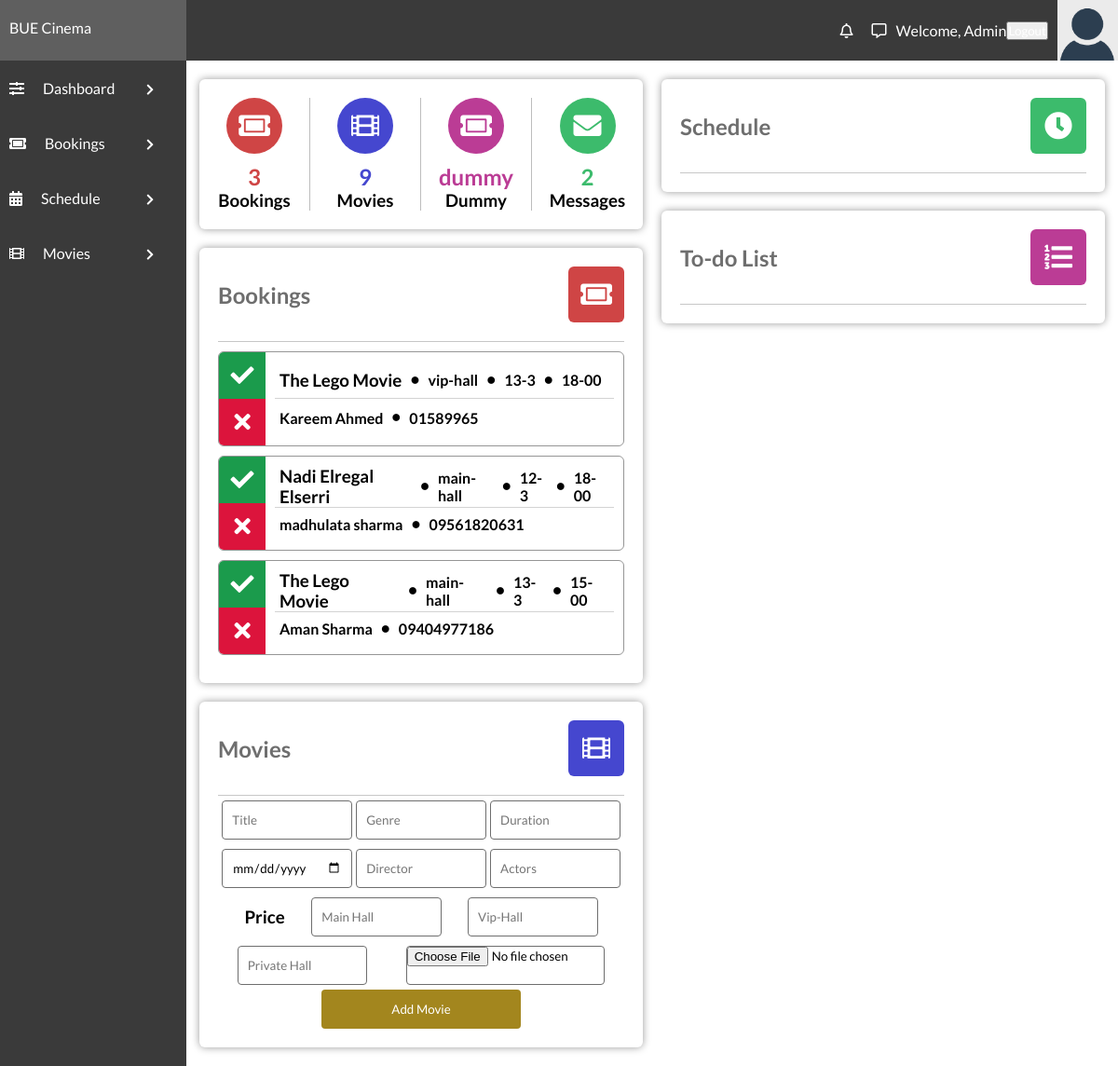
The page /admin/admin.php (signed in) on the database as committed earlier.
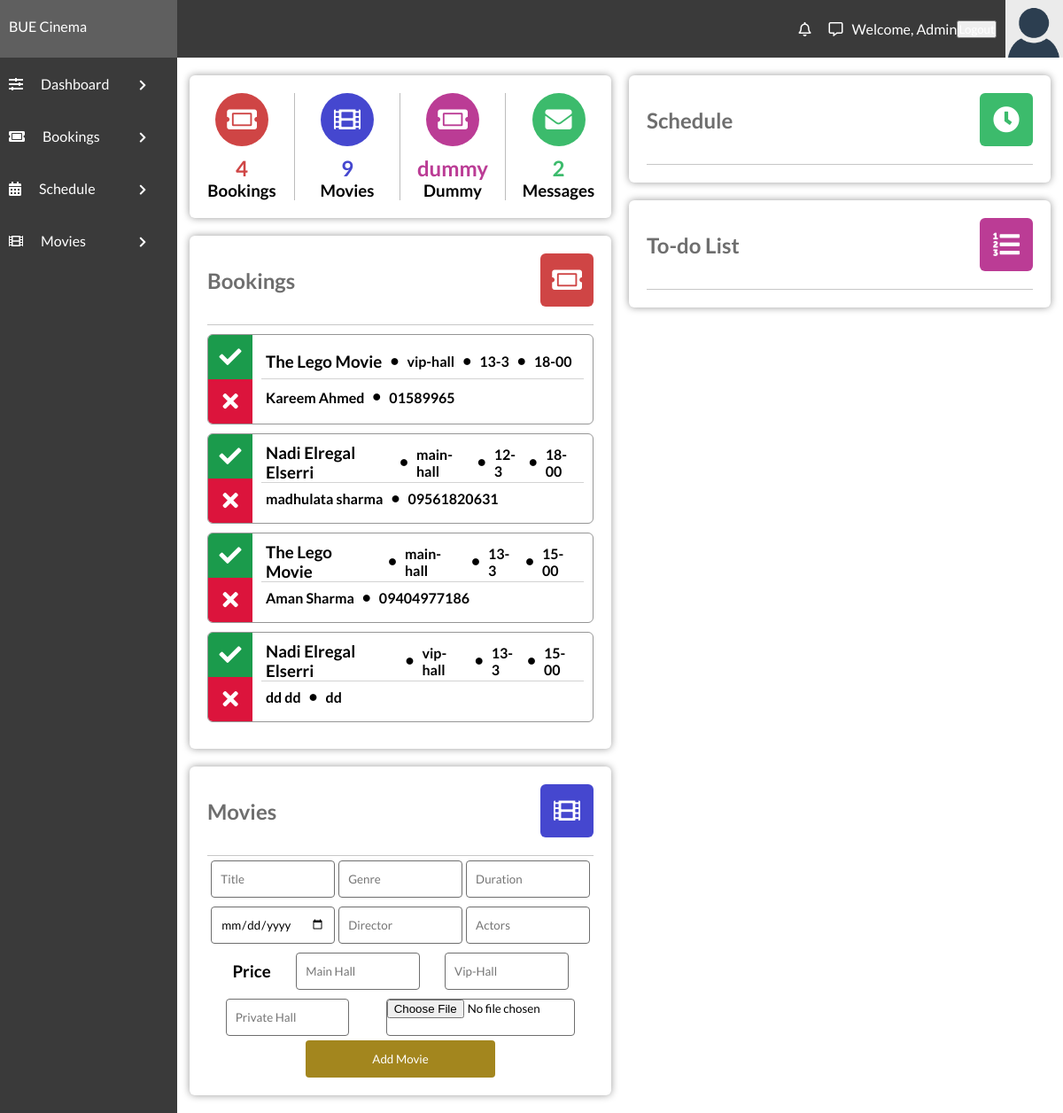
The same page on the database as committed later.
### tables this page shows
CREATE TABLE `bookingtable` (
  `bookingID` int(11) NOT NULL,
  `movieName` varchar(100) DEFAULT NULL,
  `bookingTheatre` varchar(100) NOT NULL,
  `bookingType` varchar(100) DEFAULT NULL,
  `bookingDate` varchar(50) NOT NULL,
  `bookingTime` varchar(50) NOT NULL,
  `bookingFName` varchar(100) NOT NULL,
  `bookingLName` varchar(100) DEFAULT NULL,
  `bookingPNumber` varchar(12) NOT NULL,
  `ORDERID` varchar(255) NOT NULL
);

### admin/admin.php (the view, shortened to what this page needs)
<!DOCTYPE html>
<html lang="en">
<head>
    <link rel="stylesheet" href="../style/styles.css">
    <link rel="stylesheet" href="https://use.fontawesome.com/releases/v5.7.2/css/all.css">
</head>
<body>
    <?php
    $link = mysqli_connect("localhost", "root", "", "cinema_db");
    $sql = "SELECT * FROM bookingTable";
    $bookingsNo = mysqli_num_rows(mysqli_query($link, $sql));
    $messagesNo = mysqli_num_rows(mysqli_query($link, "SELECT * FROM feedbackTable"));
    $moviesNo = mysqli_num_rows(mysqli_query($link, "SELECT * FROM movieTable"));
    ?>
    <div class="admin-section-header">
        <div class="admin-logo">
            BUE Cinema
        </div>
        <div class="admin-login-info">
            <i class="far fa-bell admin-notification-button"></i>
            <i class="far fa-comment-alt"></i>
            <a href="#">Welcome, Admin</a>
            <form method='post' action="">
                <input type="submit" value="Logout" name="but_logout">
            </form>
            <img class="admin-user-avatar" src="../img/avatar.png" alt="">
        </div>
    </div>
    <div class="admin-container">
        <div class="admin-section admin-section1 ">
            <ul>
                <li><i class="fas fa-sliders-h"></i><a href="admin.php">Dashboard </a><i class="fas admin-dropdown fa-chevron-right"></i></li>
                <li><i class="fas fa-ticket-alt"></i><a href="">Bookings</a> <i class="fas admin-dropdown fa-chevron-right"></i></li>
                <li class="admin-navigation-schedule"><i class="fas fa-calendar-alt"></i>Schedule <i class="fas admin-dropdown fa-chevron-right"></i>
                </li>
                <li><i class="fas fa-film"></i>Movies <i class="fas admin-dropdown fa-chevron-right"></i></li>
            </ul>
        </div>
        <div class="admin-section admin-section2">
            <div class="admin-section-column">
                <div class="admin-section-panel admin-section-stats">
                    <div class="admin-section-stats-panel">
                        <i class="fas fa-ticket-alt" style="background-color: #cf4545"></i>
                        <h2 style="color: #cf4545"><?php echo $bookingsNo ?></h2>
                        <h3>Bookings</h3>
                    </div>
                    <div class="admin-section-stats-panel">
                        <i class="fas fa-film" style="background-color: #4547cf"></i>
                        <h2 style="color: #4547cf"><?php echo $moviesNo ?></h2>
                        <h3>Movies</h3>
                    </div>
                    <div class="admin-section-stats-panel">
                        <i class="fas fa-ticket-alt" style="background-color: #bb3c95"></i>
                        <h2 style="color: #bb3c95">dummy</h2>
                        <h3>Dummy</h3>
                    </div>
                    <div class="admin-section-stats-panel" style="border: none">
                        <i class="fas fa-envelope" style="background-color: #3cbb6c"></i>
                        <h2 style="color: #3cbb6c"><?php echo $messagesNo ?></h2>
                        <h3>Messages</h3>
                    </div>
                </div>
                <div class="admin-section-panel admin-section-panel1">
                    <div class="admin-panel-section-header">
                        <h2>Bookings</h2>
                        <i class="fas fa-ticket-alt" style="background-color: #cf4545"></i>
                    </div>
                    <div class="admin-panel-section-content">
                        <?php
                        if ($result = mysqli_query($link, $sql)) {
                            if (mysqli_num_rows($result) > 0) {
                                while ($row = mysqli_fetch_array($result)) {
                                    echo "<div class=\"admin-panel-section-booking-item\">\n";
                                    echo "                            <div class=\"admin-panel-section-booking-response\">\n";
                                    echo "                                <i class=\"fas fa-check accept-booking\" title=\"Verify booking\"></i>\n";
                                    echo "                                <a href='deleteBooking.php?id=" . $row['bookingID'] . "'><i class=\"fas fa-times decline-booking\" title=\"Reject booking\"></i></a>\n";
                                    echo "                            </div>\n";
                                    echo "                            <div class=\"admin-panel-section-booking-info\">\n";
                                    echo "                                <div>\n";
                                    echo "                                    <h3>" . $row['movieName'] . "</h3>\n";
                                    echo "                                    <i class=\"fas fa-circle \"></i>\n";
                                    echo "                                    <h4>" . $row['bookingTheatre'] . "</h4>\n";
                                    echo "                                    <i class=\"fas fa-circle \"></i>\n";
                                    echo "                                    <h4>" . $row['bookingDate'] . "</h4>\n";
                                    echo "                                    <i class=\"fas fa-circle \"></i>\n";
                                    echo "                                    <h4>" . $row['bookingTime'] . "</h4>\n";
                                    echo "                                </div>\n";
                                    echo "                                <div>\n";
                                    echo "                                    <h4>" . $row['bookingFName'] . " " . $row['bookingLName'] . "</h4>\n";
                                    echo "                                    <i class=\"fas fa-circle\"></i>\n";
                                    echo "                                    <h4>" . $row['bookingPNumber'] . "</h4>\n";
                                    echo "                                </div>\n";
                                    echo "                            </div>\n";
                                    echo "                        </div>";
                                }
                            } else {
                                echo '<h4 class="no-annot">No Bookings right now</h4>';
                            }
                        } else {
                            echo "ERROR: Could not able to execute $sql. " . mysqli_error($link);
                        }
                        ?>
                    </div>
                </div>
                <div class="admin-section-panel admin-section-panel2">
                    <div class="admin-panel-section-header">
                        <h2>Movies</h2>
                        <i class="fas fa-film" style="background-color: #4547cf"></i>
                    </div>
                    <form action="" method="POST">
                        <input placeholder="Title" type="text" name="movieTitle" required>
                        <input placeholder="Genre" type="text" name="movieGenre" required>
                        <input placeholder="Duration" type="number" name="movieDuration" required>
                        <input placeholder="Release Date" type="date" name="movieRelDate" required>
                        <input placeholder="Director" type="text" name="movieDirector" required>
                        <input placeholder="Actors" type="text" name="movieActors" required>
                        <h3>Price</h3>
                        <input placeholder="Main Hall" type="text" name="mainhall" required>
                        <input placeholder="Vip-Hall" type="text" name="viphall" required>
                        <input placeholder="Private Hall" type="text" name="privatehall" required><br>
                        <input type="file" name="movieImg" accept="image/*">
                        <button type="submit" value="submit" name="submit" class="form-btn">Add Movie</button>
                    </form>
                </div>
            </div>
            <div class="admin-section-column">
                <div class="admin-section-panel admin-section-panel4">
                    <div class="admin-panel-section-header">
                        <h2>Schedule</h2>
                        <i class="fas fa-clock" style="background-color: #3cbb6c"></i>
                    </div>
                </div>
                <div class="admin-section-panel admin-section-panel5">
                    <div class="admin-panel-section-header">
                        <h2>To-do List</h2>
                        <i class="fas fa-list-ol" style="background-color: #bb3c95"></i>
                    </div>
                </div>
            </div>
        </div>
    </div>
</body>
</html>

### style/styles.css (style rules this page uses)
* { margin: 0; padding: 0; box-sizing: border-box; font-family: 'Lato', sans-serif; text-decoration: none; color: unset; }
.admin-dropdown { float: right; font-style: normal; margin-left: 3px; font-size: 13px; position: absolute; right: 15px; top: 25px; margin: 0; }
.admin-section-header { color: #FFF; width: 100%; background-color: #3a3a3a; display: grid; grid-template-columns: 1fr 5fr; }
.admin-user-avatar { width: 65px; }
.admin-login-info { display: flex; align-items: center; justify-content: flex-end; }
.admin-login-info i { margin: 0 10px; cursor: pointer; }
.admin-login-info img { margin-left: 10px; }
.admin-logo { padding: 20px 10px; background-color: #5f5f5f; }
.admin-container { display: grid; grid-template-columns: 1fr 5fr; }
.admin-section1 { background-color: #3a3a3a; height: 100%; }
.admin-section1 ul li { width: 100%; padding: 20px 10px; background-color: #3a3a3a; color: #FFF; transition: all 0.3s ease; position: relative; cursor: pointer; }
.admin-section1 ul li i { margin-right: 20px; }
.admin-section2 { display: flex; flex-wrap: wrap; padding: 0 4px; }
.admin-section-column { flex: 50%; max-width: 50%; padding: 0 10px; }
.admin-section-panel { width: 100%; vertical-align: middle; background-color: #FFF; -webkit-border-radius: 6px; -moz-border-radius: 6px; border-radius: 6px; -webkit-box-shadow: 0px 0px 9px 0px rgba(0, 0, 0, 0.40); -moz-box-shadow: 0px 0px 9px 0px rgba(0, 0, 0, 0.40); box-shadow: 0px 0px 9px 0px rgba(0, 0, 0, 0.40); padding: 20px; margin: 20px 0; }
.admin-panel-section-header { display: flex; align-items: center; justify-content: flex-start; padding-bottom: 20px; border-bottom: #c7c7c7 1px solid; }
.admin-panel-section-header>h2 { color: #6e6e6e; }
.admin-panel-section-header>i { text-align: center; font-size: 30px; color: white; height: 60px; width: 60px; border-radius: 10%; line-height: 60px; transition: all 0.5s ease; margin-left: auto; cursor: pointer; }
.admin-section-stats { display: flex; padding: 20px 0; }
.admin-section-stats-panel { flex: 25%; max-width: 25%; text-align: center; border-right: #bdbdbd 1px solid; }
.admin-section-stats-panel>i { font-size: 30px; color: white; height: 60px; width: 60px; border-radius: 50%; line-height: 60px; transition: all 0.5s ease; margin-bottom: 10px; }
.admin-panel-section-booking-item { background-color: none; -webkit-border-radius: 6px; -moz-border-radius: 6px; border-radius: 6px; border: #969696 1px solid; margin: 10px 0; overflow: hidden; display: flex; transition: all 0.6s ease; }
.admin-panel-section-booking-response i { font-size: 25px; height: 50px; width: 50px; color: #FFF; line-height: 50px; text-align: center; display: block; cursor: pointer; }
.admin-panel-section-booking-response .accept-booking { background-color: #1b9b4c; }
.admin-panel-section-booking-response .decline-booking { background-color: #dc143c; }
.admin-panel-section-booking-info { margin: 10px 10px; display: flex; flex: 100%; flex-direction: column; justify-content: center; }
.admin-panel-section-booking-info div:first-child { border-bottom: #d3d3d3 1px solid; }
.admin-panel-section-booking-info>div { height: 100%; display: flex; }
.admin-panel-section-booking-info>div>* { display: inline-block; margin: auto 5px; }
.admin-panel-section-booking-info>div .fa-circle { font-size: 8px; }
.admin-section-panel2 form { display: flex; justify-content: space-evenly; flex-wrap: wrap; align-items: center; }
.admin-section-panel2 form input { border-radius: 4px; border: 1px solid #6e6e6e; padding: 10px; width: 32%; height: 42px; margin: 5px 0; }
.admin-section-panel2 form input[type="file"] { width: 49%; padding: 0; }
.admin-section-panel2 form button { border-radius: 4px; border: none; padding: 10px; width: 49%; text-align: center; background-color: #a3861e; color: #FFF; transition: all 0.7s ease; cursor: pointer; height: 42px; }

Rows that differ between the two databases and show on the page:
added bookingtable: movieName "Nadi Elregal Elserri", bookingTheatre "vip-hall", bookingDate "13-3", bookingTime "15-00", bookingFName "dd", bookingLName "dd", bookingPNumber "dd"
Other text that changed with them:
$bookingsNo: "3" → "4"
